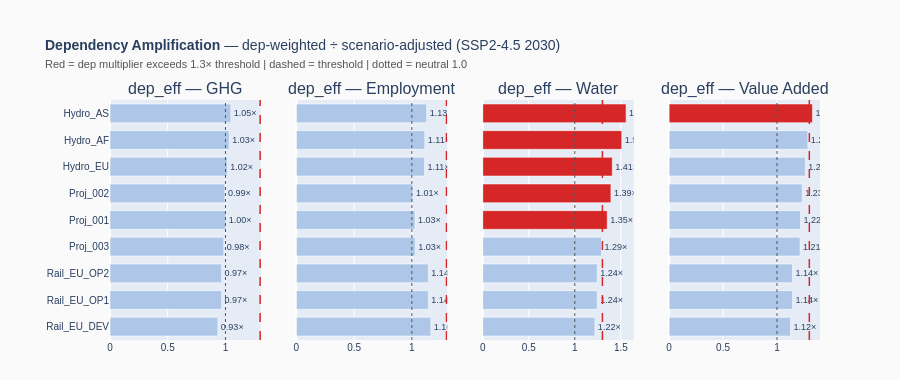

The code cell stored with this chart in its notebook:
### Code cell
# ══════════════════════════════════════════════════════════════════
# SECTION 2 — DEPENDENCY AMPLIFICATION BARS
# Shows effective dep multiplier per project × stressor
# Red fill where dep_eff > threshold; dotted line at 1.0 (neutral)
# ══════════════════════════════════════════════════════════════════
stressor_keys = [s for s, *_ in STRESSORS]
stressor_names = {s: sname for s, sname, *_ in STRESSORS}
stressor_pol   = {s: p for s, _, __, p, ___ in STRESSORS}

fig2 = make_subplots(
    rows=1, cols=len(stressor_keys),
    subplot_titles=[f"dep_eff — {stressor_names[s]}" for s in stressor_keys],
    shared_yaxes=True,
)

proj_order = list(master.sort_values("dep_eff_Water", ascending=True).index)

for ci, s in enumerate(stressor_keys, start=1):
    col_key = f"dep_eff_{s}"
    vals    = master.loc[proj_order, col_key]
    colors  = [NEG_COLOR if v > DEP_THRESHOLD else "#aec7e8" for v in vals]

    fig2.add_trace(go.Bar(
        x=vals.values,
        y=proj_order,
        orientation="h",
        marker_color=colors,
        marker_line=dict(color="white", width=0.5),
        text=[f"{v:.2f}×" for v in vals],
        textposition="outside",
        textfont=dict(size=9),
        name=stressor_names[s],
        showlegend=False,
    ), row=1, col=ci)

    # Neutral line at 1.0
    fig2.add_vline(x=1.0, line_dash="dot", line_color="#555", line_width=1, row=1, col=ci)
    # Threshold line
    fig2.add_vline(x=DEP_THRESHOLD, line_dash="dash", line_color=NEG_COLOR, line_width=1.5, row=1, col=ci)

fig2.update_layout(
    title=(
        f"<b>Dependency Amplification</b> — dep-weighted ÷ scenario-adjusted "
        f"({SCENARIO} {FOCUS_YEAR})"
        f"<br><span style='font-size:11px;color:#555'>"
        f"Red = dep multiplier exceeds {DEP_THRESHOLD}× threshold | dashed = threshold | dotted = neutral 1.0</span>"
    ),
    height=380,
    margin=dict(l=110, r=80, t=100, b=40),
    paper_bgcolor="#fafafa",
    font=dict(family="Arial", size=10),
    bargap=0.3,
)
fig2.show()

### Figure 1 — Plotly figure (JSON) as saved in the notebook; plotly's stock layout.template omitted (floating-point values rounded to 4 significant figures)
{"data": [{"marker": {"color": ["#aec7e8", "#aec7e8", "#aec7e8", "#aec7e8", "#aec7e8", "#aec7e8", "#aec7e8", "#aec7e8", "#aec7e8"], "line": {"color": "white", "width": 0.5}}, "name": "GHG", "orientation": "h", "showlegend": false, "text": ["0.93×", "0.97×", "0.97×", "0.98×", "1.00×", "0.99×", "1.02×", "1.03×", "1.05×"], "textfont": {"size": 9}, "textposition": "outside", "type": "bar", "x": [0.934, 0.966, 0.966, 0.985, 1.003, 0.995, 1.016, 1.032, 1.046], "xaxis": "x", "y": ["Rail_EU_DEV", "Rail_EU_OP1", "Rail_EU_OP2", "Proj_003", "Proj_001", "Proj_002", "Hydro_EU", "Hydro_AF", "Hydro_AS"], "yaxis": "y"}, {"marker": {"color": ["#aec7e8", "#aec7e8", "#aec7e8", "#aec7e8", "#aec7e8", "#aec7e8", "#aec7e8", "#aec7e8", "#aec7e8"], "line": {"color": "white", "width": 0.5}}, "name": "Employment", "orientation": "h", "showlegend": false, "text": ["1.16×", "1.14×", "1.14×", "1.03×", "1.03×", "1.01×", "1.11×", "1.11×", "1.13×"], "textfont": {"size": 9}, "textposition": "outside", "type": "bar", "x": [1.164, 1.143, 1.143, 1.029, 1.027, 1.009, 1.109, 1.112, 1.128], "xaxis": "x2", "y": ["Rail_EU_DEV", "Rail_EU_OP1", "Rail_EU_OP2", "Proj_003", "Proj_001", "Proj_002", "Hydro_EU", "Hydro_AF", "Hydro_AS"], "yaxis": "y2"}, {"marker": {"color": ["#aec7e8", "#aec7e8", "#aec7e8", "#aec7e8", "#d62728", "#d62728", "#d62728", "#d62728", "#d62728"], "line": {"color": "white", "width": 0.5}}, "name": "Water", "orientation": "h", "showlegend": false, "text": ["1.22×", "1.24×", "1.24×", "1.29×", "1.35×", "1.39×", "1.41×", "1.51×", "1.56×"], "textfont": {"size": 9}, "textposition": "outside", "type": "bar", "x": [1.218, 1.243, 1.243, 1.29, 1.352, 1.392, 1.407, 1.51, 1.557], "xaxis": "x3", "y": ["Rail_EU_DEV", "Rail_EU_OP1", "Rail_EU_OP2", "Proj_003", "Proj_001", "Proj_002", "Hydro_EU", "Hydro_AF", "Hydro_AS"], "yaxis": "y3"}, {"marker": {"color": ["#aec7e8", "#aec7e8", "#aec7e8", "#aec7e8", "#aec7e8", "#aec7e8", "#aec7e8", "#aec7e8", "#d62728"], "line": {"color": "white", "width": 0.5}}, "name": "Value Added", "orientation": "h", "showlegend": false, "text": ["1.12×", "1.14×", "1.14×", "1.21×", "1.22×", "1.23×", "1.26×", "1.29×", "1.33×"], "textfont": {"size": 9}, "textposition": "outside", "type": "bar", "x": [1.125, 1.144, 1.144, 1.214, 1.218, 1.234, 1.263, 1.286, 1.329], "xaxis": "x4", "y": ["Rail_EU_DEV", "Rail_EU_OP1", "Rail_EU_OP2", "Proj_003", "Proj_001", "Proj_002", "Hydro_EU", "Hydro_AF", "Hydro_AS"], "yaxis": "y4"}], "layout": {"annotations": [{"font": {"size": 16}, "showarrow": false, "text": "dep_eff — GHG", "x": 0.1062, "xanchor": "center", "xref": "paper", "y": 1.0, "yanchor": "bottom", "yref": "paper"}, {"font": {"size": 16}, "showarrow": false, "text": "dep_eff — Employment", "x": 0.3688, "xanchor": "center", "xref": "paper", "y": 1.0, "yanchor": "bottom", "yref": "paper"}, {"font": {"size": 16}, "showarrow": false, "text": "dep_eff — Water", "x": 0.6313, "xanchor": "center", "xref": "paper", "y": 1.0, "yanchor": "bottom", "yref": "paper"}, {"font": {"size": 16}, "showarrow": false, "text": "dep_eff — Value Added", "x": 0.8938, "xanchor": "center", "xref": "paper", "y": 1.0, "yanchor": "bottom", "yref": "paper"}], "bargap": 0.3, "font": {"family": "Arial", "size": 10}, "height": 380, "margin": {"b": 40, "l": 110, "r": 80, "t": 100}, "paper_bgcolor": "#fafafa", "shapes": [{"line": {"color": "#555", "dash": "dot", "width": 1}, "type": "line", "x0": 1.0, "x1": 1.0, "xref": "x", "y0": 0, "y1": 1, "yref": "y domain"}, {"line": {"color": "#d62728", "dash": "dash", "width": 1.5}, "type": "line", "x0": 1.3, "x1": 1.3, "xref": "x", "y0": 0, "y1": 1, "yref": "y domain"}, {"line": {"color": "#555", "dash": "dot", "width": 1}, "type": "line", "x0": 1.0, "x1": 1.0, "xref": "x2", "y0": 0, "y1": 1, "yref": "y2 domain"}, {"line": {"color": "#d62728", "dash": "dash", "width": 1.5}, "type": "line", "x0": 1.3, "x1": 1.3, "xref": "x2", "y0": 0, "y1": 1, "yref": "y2 domain"}, {"line": {"color": "#555", "dash": "dot", "width": 1}, "type": "line", "x0": 1.0, "x1": 1.0, "xref": "x3", "y0": 0, "y1": 1, "yref": "y3 domain"}, {"line": {"color": "#d62728", "dash": "dash", "width": 1.5}, "type": "line", "x0": 1.3, "x1": 1.3, "xref": "x3", "y0": 0, "y1": 1, "yref": "y3 domain"}, {"line": {"color": "#555", "dash": "dot", "width": 1}, "type": "line", "x0": 1.0, "x1": 1.0, "xref": "x4", "y0": 0, "y1": 1, "yref": "y4 domain"}, {"line": {"color": "#d62728", "dash": "dash", "width": 1.5}, "type": "line", "x0": 1.3, "x1": 1.3, "xref": "x4", "y0": 0, "y1": 1, "yref": "y4 domain"}], "title": {"text": "<b>Dependency Amplification</b> — dep-weighted ÷ scenario-adjusted (SSP2-4.5 2030)<br><span style='font-size:11px;color:#555'>Red = dep multiplier exceeds 1.3× threshold | dashed = threshold | dotted = neutral 1.0</span>"}, "xaxis": {"anchor": "y", "domain": [0.0, 0.2125]}, "xaxis2": {"anchor": "y2", "domain": [0.2625, 0.475]}, "xaxis3": {"anchor": "y3", "domain": [0.525, 0.7375]}, "xaxis4": {"anchor": "y4", "domain": [0.7875, 1.0]}, "yaxis": {"anchor": "x", "domain": [0.0, 1.0]}, "yaxis2": {"anchor": "x2", "domain": [0.0, 1.0], "matches": "y", "showticklabels": false}, "yaxis3": {"anchor": "x3", "domain": [0.0, 1.0], "matches": "y", "showticklabels": false}, "yaxis4": {"anchor": "x4", "domain": [0.0, 1.0], "matches": "y", "showticklabels": false}}}
